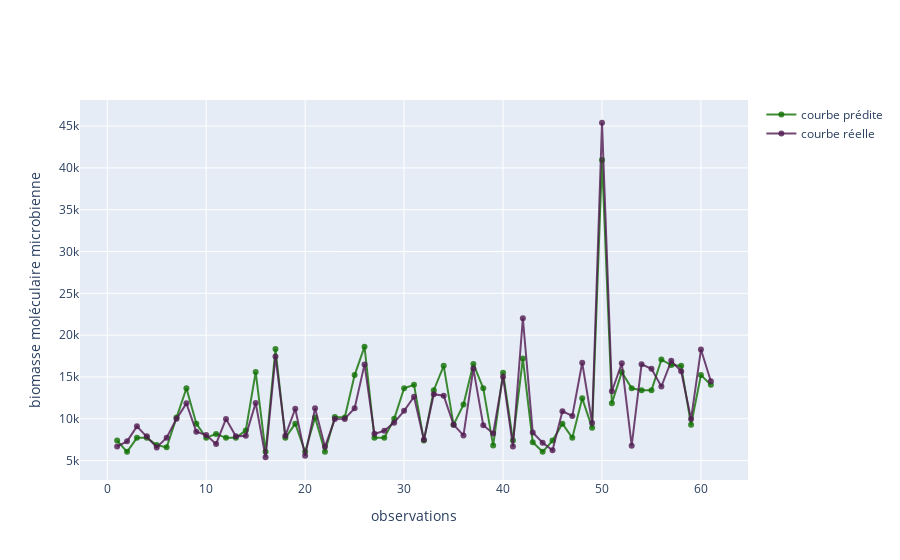

The notebook cell this image was saved under:
### Markdown cell above
### Comparaison des courbes représentants les valeurs prédites et les valeurs réelles

### Code cell
# Creating trace1
trace1 = go.Scatter(
    x = [i for i in range(1,len(y_test)+1)],
    y = y_predicted_dt_reg,
    mode = "lines+markers",
    name = "courbe prédite",
    marker = dict(color = 'rgba(16, 112, 2, 0.8)'))#,
    #text= df.university_name)

# Creating trace2
trace2 = go.Scatter(
    x = [i for i in range(1,len(y_test)+1)],
    y = y_test,
    mode = "lines+markers",
    name = "courbe réelle",
    marker = dict(color = 'rgba(80, 26, 80, 0.8)')) #,
    #text= df.university_name)

trace = [trace1, trace2]
layout = dict(title = '',
              xaxis= dict(title= 'observations',ticklen= 5,zeroline= False),
              yaxis= dict(title= 'biomasse moléculaire microbienne',ticklen= 5,zeroline= False)
             )
fig = dict(data = trace, layout = layout)
iplot(fig)

### Figure 1 — Plotly figure (JSON) as saved in the notebook; plotly's stock layout.template omitted (floating-point values rounded to 4 significant figures)
{"data": [{"marker": {"color": "rgba(16, 112, 2, 0.8)"}, "mode": "lines+markers", "name": "courbe prédite", "type": "scatter", "x": [1, 2, 3, 4, 5, 6, 7, 8, 9, 10, 11, 12, 13, 14, 15, 16, 17, 18, 19, 20, 21, 22, 23, 24, 25, 26, 27, 28, 29, 30, 31, 32, 33, 34, 35, 36, 37, 38, 39, 40, 41, 42, 43, 44, 45, 46, 47, 48, 49, 50, 51, 52, 53, 54, 55, 56, 57, 58, 59, 60, 61], "y": [7389.0, 6047.0, 7721.0, 7721.0, 6849, 6590, 10145, 13645, 9418.0, 7721.0, 8189, 7721.0, 7721.0, 8608.0, 15580, 6047.0, 18344, 7721.0, 9418.0, 6047.0, 10145, 6047.0, 10198, 10145, 15220.0, 18620, 7721.0, 7721.0, 9995, 13645, 14070.0, 7389.0, 13415, 16330.0, 9279, 11694, 16558, 13645, 6790.0, 15510, 7389.0, 17199, 7198, 6047.0, 7389.0, 9418.0, 7721.0, 12440, 8914, 40960, 11850, 15580, 13645, 13415, 13415, 17075, 16430, 16330.0, 9279, 15220.0, 14070.0]}, {"marker": {"color": "rgba(80, 26, 80, 0.8)"}, "mode": "lines+markers", "name": "courbe réelle", "type": "scatter", "x": [1, 2, 3, 4, 5, 6, 7, 8, 9, 10, 11, 12, 13, 14, 15, 16, 17, 18, 19, 20, 21, 22, 23, 24, 25, 26, 27, 28, 29, 30, 31, 32, 33, 34, 35, 36, 37, 38, 39, 40, 41, 42, 43, 44, 45, 46, 47, 48, 49, 50, 51, 52, 53, 54, 55, 56, 57, 58, 59, 60, 61], "y": [6695, 7299, 9095, 7898, 6575, 7738, 9989, 11845, 8449, 8058, 6989, 9980, 7898, 7957, 11900, 5399, 17450, 7975, 11199, 5572, 11248, 6649, 9960, 9988, 11259, 16503, 8195, 8558, 9538, 10945, 12629, 7499, 12940, 12764, 9279, 8013, 15998, 9233, 8249, 15040, 6692, 22018, 8358, 7129, 6229, 10898, 10345, 16695, 9495, 45400, 13295, 16630, 6785, 16515, 15985, 13860, 16925, 15690, 9959, 18280, 14489]}], "layout": {"title": {"text": ""}, "xaxis": {"ticklen": 5, "title": {"text": "observations"}, "zeroline": false}, "yaxis": {"ticklen": 5, "title": {"text": "biomasse moléculaire microbienne"}, "zeroline": false}}}
